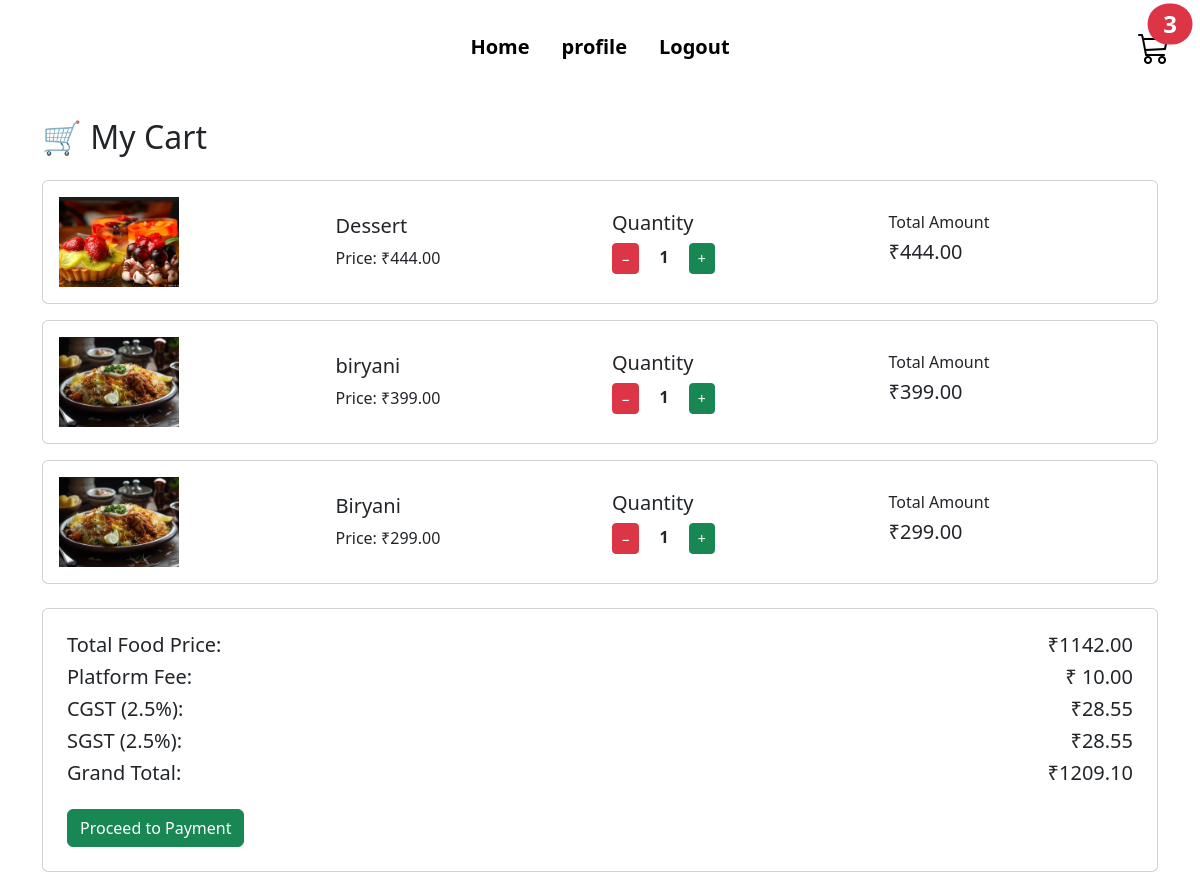
The page /cart/ (signed in) on the database its author committed.
### Card/models.py (models this page shows)
class CardItem(models.Model):
    Categories=[('BREAKFAST','Breakfast'),
                ('LUNCH','Lunch'),
                ('DINER','Diner'),
                ('BRAVERAGES','Braverages'),
                ('DESSARTS','Dessarts'),
                ]
    user = models.ForeignKey(User, on_delete=models.CASCADE, null=True, blank=True)
    name =models.CharField(max_length=100)
    price = models.DecimalField(max_digits=10, decimal_places=2)
    image = models.ImageField(upload_to='foodimage/',blank=True,null=True)
    Categery=models.CharField(max_length=10,choices=Categories)
    vendor = models.ForeignKey(VendorDetails,on_delete=models.CASCADE,null=True,blank=True)
    quantity = models.PositiveIntegerField(default=1)
    @property
    def total_items(self):
        return self.price * self.quantity

### accounts/views.py (the view)
# urls.py: path('cart/', views.cart_view, name='cart'),
def cart_view(request):
    if not request.user.is_authenticated:
        return redirect('login')
    cart_items = CardItem.objects.filter(user=request.user)
    total = Decimal('0.00')
    Platform_Fee = Decimal('0.00')
    cgst = Decimal('0.00')
    sgst = Decimal('0.00')
    grand_total = Decimal('0.00')
    for item in cart_items:
        total += item.total_items
        Platform_Fee = Decimal('10.00')
        cgst = total * Decimal('0.025')
        sgst = total * Decimal('0.025')
        grand_total = total + Platform_Fee + cgst+sgst
    return render(request,'accounts/card.html',{'cart_items': cart_items,'total': total,'Platform_Fee':Platform_Fee,'cgst':cgst,'sgst':sgst,'grand_total':grand_total})

### Card/context_processors.py (called while the page is built)
def cart_count(request):
    if request.user.is_authenticated:
        count = sum(
            item.quantity
            for item in CardItem.objects.filter(user=request.user)
        )
    else:
        count = 0
    return {
        'cart_count': count
    }

### template/accounts/card.html (shortened to what this page needs)
{% extends 'base.html' %}
{% block content %}
<div class="container mt-5">
    <h2 class="mb-4">🛒 My Cart</h2>
    {% if cart_items %}
        {% for item in cart_items %}
        <div class="card mb-3 p-3">
            <div class="row align-items-center">
                <div class="col-md-3">
                    {% if item.image %}
                        <img src="{{ item.image.url }}"class="img-fluid"style="width:120px; height:90px; object-fit:cover;">
                    {% endif %}
                </div>
                <div class="col-md-3">
                    <h5>{{ item.name }}</h5>
                    <p class="mb-0">Price: ₹{{ item.price }}</p>
                </div>
                <div class="col-md-3">
                    <h5>Quantity</h5>
                        <a href="{% url 'decrease_quantity' item.id %}"class="btn btn-danger btn-sm"> −</a>
                    <span class="mx-3 fw-bold">
                         {{ item.quantity }}
                     </span>
                        <a href="{% url 'increase_quantity' item.id %}"class="btn btn-success btn-sm">+</a>
                </div>
                <div class="col-md-3">
                    <h6>Total Amount</h6>
                    <h5>₹{{ item.total_items|floatformat:2 }}</h5>
                </div>
            </div>
        </div>
        {% endfor %}
        <div class="card p-4 mt-4">
            <div class="d-flex justify-content-between">
                <h5>Total Food Price:</h5>
                <h5>₹{{ total }}</h5>
            </div>
            <div class="d-flex justify-content-between">
                <h5>Platform Fee:</h5>
                <h5>₹ {{ Platform_Fee }}</h5>
            </div>
            <div class="d-flex justify-content-between">
                <h5>CGST (2.5%):</h5>
                <h5>₹{{ cgst|floatformat:2 }}</h5>
                </div>
            <div class="d-flex justify-content-between">
                <h5>SGST (2.5%):</h5>
                <h5>₹{{ sgst|floatformat:2 }}</h5>
            </div>
            <div class="d-flex justify-content-between">
                <h5>Grand Total:</h5>
                <h5>₹{{ grand_total|floatformat:2 }}</h5>
            </div>
             <form method="POST" action="{% url 'order_details' %}">
                <button type="submit" class="btn btn-success mt-3">Proceed to Payment</button>
            </form>
        </div>
    {% else %}
        <div class="text-center mt-5">
            <h3>Your Cart is Empty 🛒</h3>
            <a href="{% url 'home' %}" class="btn btn-primary mt-3">Continue Shopping</a>
        </div>
    {% endif %}
</div>
{% endblock %}

### rows shown on the page
CardItem: image (picture), name "Dessert", price "444.00", quantity "1", total_items "444.00"
CardItem: image (picture), name "biryani", price "399.00", quantity "1", total_items "399.00"
CardItem: image (picture), name "Biryani", price "299.00", quantity "1", total_items "299.00"

### other values the page prints
{{ cart_count }} "3"
{{ total }} "1142.00"
{{ Platform_Fee }} "10.00"
{{ cgst|floatformat:2 }} "28.55"
{{ sgst|floatformat:2 }} "28.55"
{{ grand_total|floatformat:2 }} "1209.10"
